Frame 1 (no input): blank canvas, image omitted
Frame 60 (no input): blank canvas, image omitted
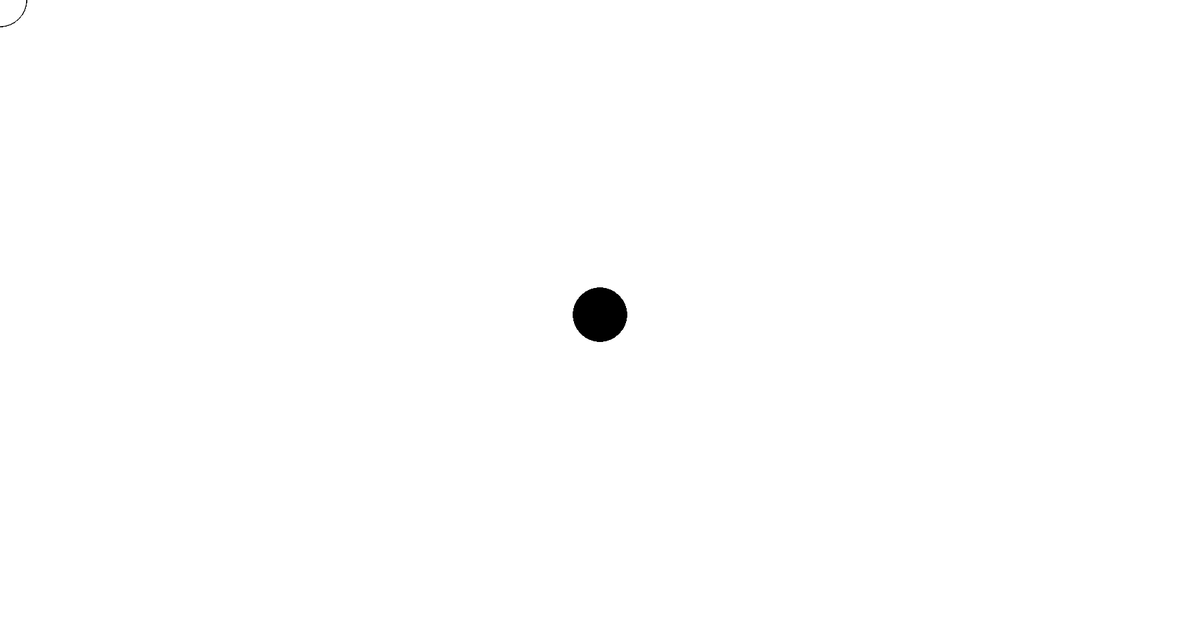
Frame 120 (the mouse pressed at the canvas centre since frame 60)

The p5.js sketch whose frames 1 and 60 were blank and that drew this single picture after the mouse press (run headless with seeded random() and noise() and a simulated clock; from frame 60 on, the mouse is pressed at the canvas centre):

// p5.js sketch
// ── sketch.js
function setup() {
  createCanvas(1800,945);
}

function draw() {
  if (mouseIsPressed) {
    fill(0);
  } else {
    fill(255);
  }
  ellipse(mouseX, mouseY, 80, 80);

}

// ── style.css
* {
    cursor: none;
}

body {
    padding: 0;
    margin: 0;
}
